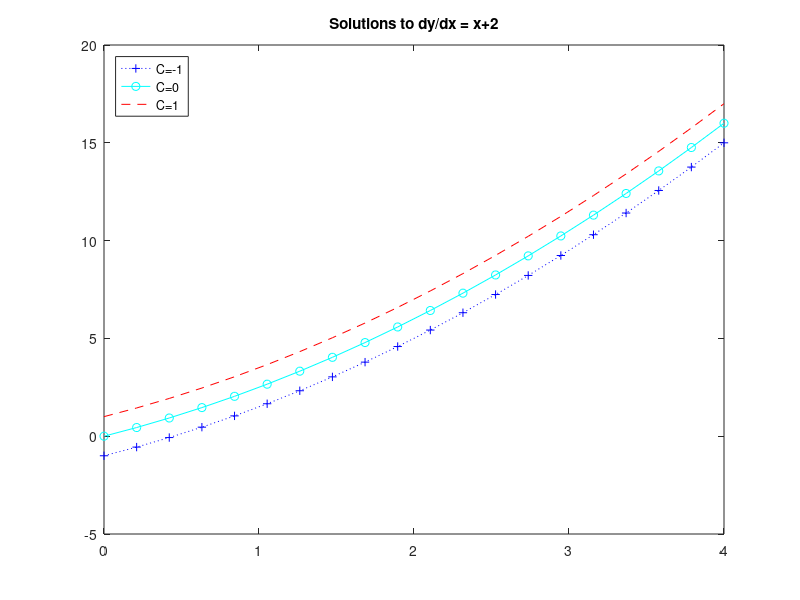

Write the MATLAB code that produced this figure.
function ex5
	close all
	clear

	x=linspace(0,4,20);
	y_one=f(x,-1);
	y_two=f(x,0);
	y_three=f(x,1);

	figure
	plot(x,y_one,'b+:')
	hold on
	plot(x,y_two,'co-')
	plot(x,y_three,'r--')
	title('Solutions to dy/dx = x+2')
	hleg = legend('C=-1','C=0','C=1');
	set(hleg,'Location','NorthWest')
    set(hleg,'Interpreter','none')
	hold off

end

function y = f(x,C)
	y=((x.^2)./2)+2.*x+C;
end